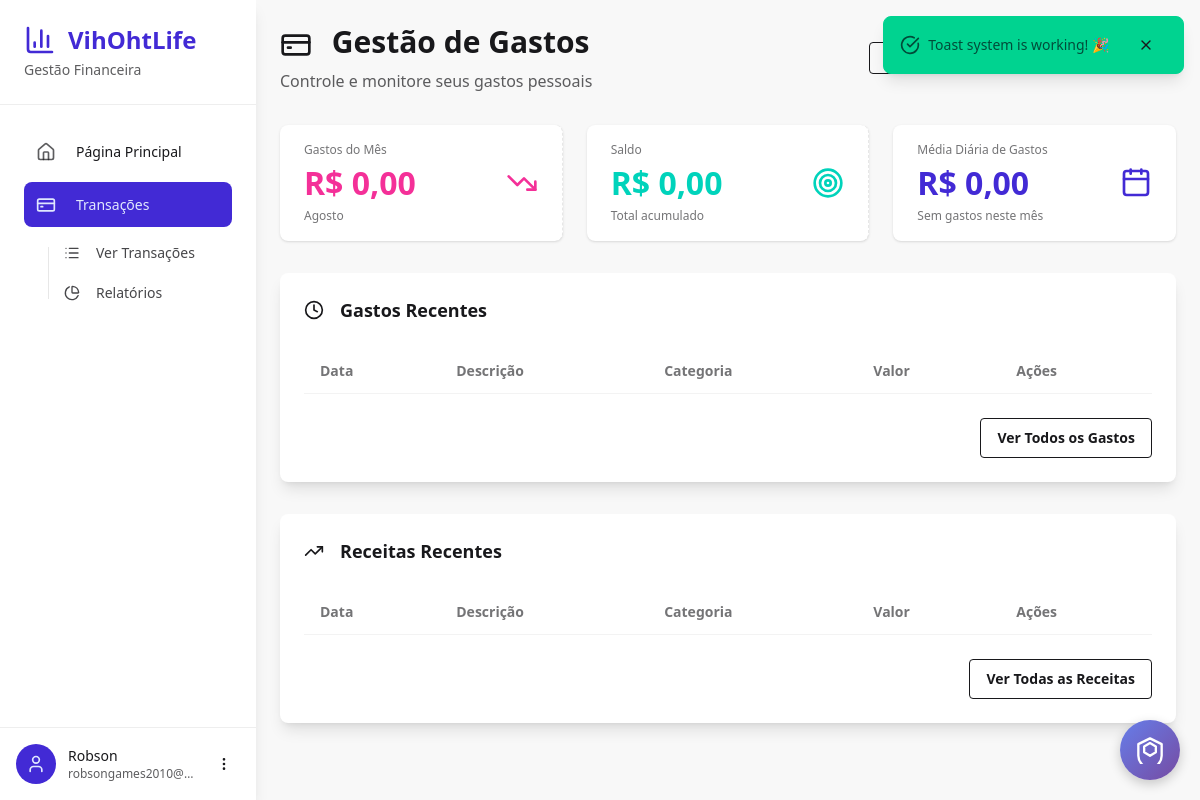
The app's page /finance/ (signed in), older data.
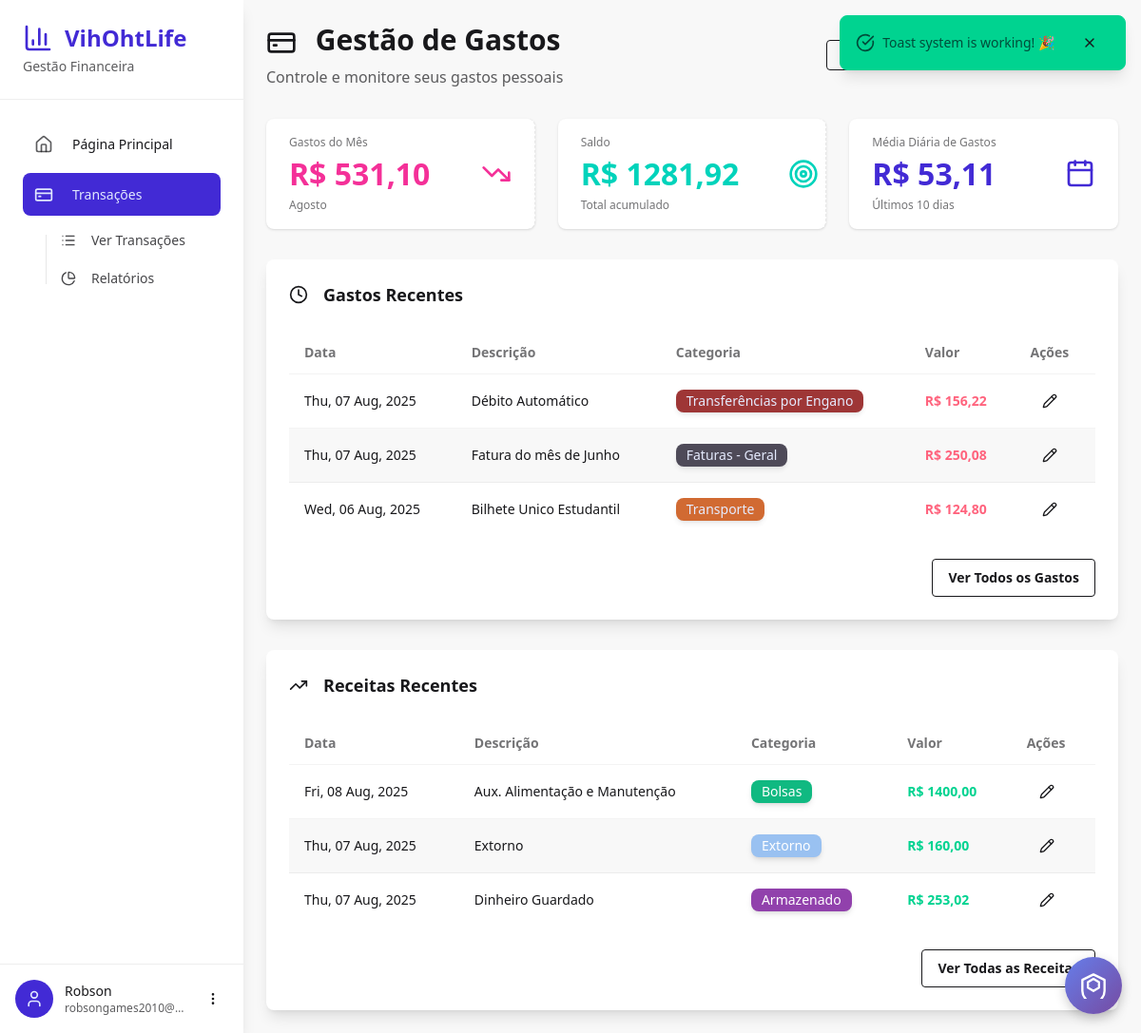
The same page, newer data.
### authentication/models.py (models this page shows)
class User(AbstractUser):
    email = models.EmailField(max_length=100, unique=True)
    USERNAME_FIELD = "email"
    REQUIRED_FIELDS = ["username"]

### finance_manager/models.py (models this page shows, shortened)
class Expenses(models.Model):
    user = models.ForeignKey(settings.AUTH_USER_MODEL, on_delete=models.CASCADE)
    category = models.ForeignKey(
        ExpenseCategory, on_delete=models.CASCADE, null=True, blank=True
    )
    created_at = models.DateTimeField(auto_now_add=True)
    spent_at = models.DateField()
    description = models.CharField(max_length=100)
    detailed_description = models.CharField(max_length=600)
    amount = models.IntegerField()

class ExpenseCategory(models.Model):
    user = models.ForeignKey(settings.AUTH_USER_MODEL, on_delete=models.CASCADE)
    name = models.CharField(max_length=100)
    description = models.CharField(max_length=300)
    color = ColorField(default="#FFFFFF")
    class Meta:
        verbose_name_plural = "Expense Categories"
        unique_together = ["user", "name"]  # Prevent duplicate category names per user

class Incomes(models.Model):
    user = models.ForeignKey(settings.AUTH_USER_MODEL, on_delete=models.CASCADE)
    category = models.ForeignKey(
        IncomeCategorys, on_delete=models.CASCADE, null=True, blank=True
    )
    created_at = models.DateTimeField(auto_now_add=True)
    received_at = models.DateField()
    description = models.CharField(max_length=100)
    detailed_description = models.CharField(max_length=600)
    amount = models.IntegerField()

class IncomeCategorys(models.Model):
    user = models.ForeignKey(settings.AUTH_USER_MODEL, on_delete=models.CASCADE)
    name = models.CharField(max_length=100)
    description = models.CharField(max_length=300)
    color = ColorField(default="#FFFFFF")
    class Meta:
        verbose_name_plural = "Income Categories"
        unique_together = ["user", "name"]  # Prevent duplicate category names per user

### finance_manager/views.py (the view)
# urls.py: path("", views.dashboard, name="dashboard"),
@login_required
def dashboard(request):
    expenses = Expenses.objects.filter(user=request.user).order_by("-spent_at")[:5]
    expenses_this_month = Expenses.objects.filter(
        user=request.user,
        spent_at__year=datetime.now().year,
        spent_at__month=datetime.now().month,
    )
    incomes = Incomes.objects.filter(user=request.user).order_by("-received_at")[:5]
    expense_categories = ExpenseCategory.objects.filter(user=request.user)
    income_categories = IncomeCategorys.objects.filter(user=request.user)
    total_expenses = sum([x.amount for x in Expenses.objects.filter(user=request.user)])
    total_incomes = sum([x.amount for x in Incomes.objects.filter(user=request.user)])
    range_of_days = "Sem gastos neste mês"
    total_expenses_this_month = 0
    daily_mean = 0
    if expenses_this_month:
        range_of_days = f"Últimos {datetime.now().day} dias"
        total_expenses_this_month = sum([x.amount for x in expenses_this_month])
        daily_mean = total_expenses_this_month // datetime.now().day
    total_amount = total_incomes - total_expenses
    return render(
        request,
        "finance_manager/dashboard.html",
        {
            "expenses": expenses,
            "incomes": incomes,
            "expense_categories": expense_categories,
            "income_categories": income_categories,
            "categories": expense_categories,  # For backward compatibility
            "total_expenses_this_month": f"{total_expenses_this_month // 100},{total_expenses_this_month % 100:02n}",
            "total_amount": f"{total_amount // 100},{total_amount % 100:02n}",
            "range_of_days": range_of_days,
            "daily_mean": f"{daily_mean // 100},{daily_mean % 100:02n}",
        },
    )

### templates/finance_manager/dashboard.html (shortened to what this page needs)
{% extends 'finance_manager/base.html' %}
{% load static %}
{% load mathfilters %}
{% block finance_head %}
<link rel="stylesheet" type="text/css" href="{% static 'css/finance_dashboard.css' %}">
{% endblock %}
{% block finance_content %}
<div class="max-w-7xl mx-auto">
  <div class="mb-8">
    <div class="flex justify-between items-center mb-4">
      <div>
        <h1 class="text-3xl font-bold text-base-content mb-2">
          <i data-lucide="credit-card" class="w-8 h-8 inline-block mr-3"></i>
          Gestão de Gastos
        </h1>
        <p class="text-base-content/70">Controle e monitore seus gastos pessoais</p>
      </div>
      <div class="flex gap-2">
        <button onclick="openImportModal()" class="btn btn-outline btn-sm">
        </button>
        <a href="{% url 'finance_manager:export_data' %}" class="btn btn-outline btn-sm">
        </a>
      </div>
    </div>
  </div>
  <div class="grid grid-cols-1 md:grid-cols-3 gap-6 mb-8">
    <div class="stat bg-base-100 rounded-lg shadow hover:shadow-lg transition-shadow cursor-pointer group" onclick="openExpenseModal()">
      <div class="stat-figure text-secondary">
        <i data-lucide="trending-down" class="w-8 h-8"></i>
      </div>
      <div class="stat-title">Gastos do Mês</div>
      <div class="stat-value text-secondary flex items-center gap-3">
        R$ {{total_expenses_this_month}}
      </div>
      <div class="stat-desc">Agosto</div>
    </div>
    <div class="stat bg-base-100 rounded-lg shadow hover:shadow-lg transition-shadow cursor-pointer group" onclick="openIncomeModal()">
      <div class="stat-figure text-accent">
        <i data-lucide="target" class="w-8 h-8"></i>
      </div>
      <div class="stat-title">Saldo</div>
      <div class="stat-value text-accent flex items-center gap-3">
        R$ {{total_amount}}
      </div>
      <div class="stat-desc">Total acumulado</div>
    </div>
    <div class="stat bg-base-100 rounded-lg shadow">
      <div class="stat-figure text-primary">
        <i data-lucide="calendar" class="w-8 h-8"></i>
      </div>
      <div class="stat-title">Média Diária de Gastos</div>
      <div class="stat-value text-primary">R$ {{ daily_mean }}</div>
      <div class="stat-desc">{{ range_of_days }}</div>
    </div>
  </div>
  <div class="mt-8">
    <div class="card bg-base-100 shadow-lg">
      <div class="card-body">
        <h2 class="card-title mb-4">
          <i data-lucide="clock" class="w-5 h-5 mr-2"></i>
          Gastos Recentes
        </h2>
        <div class="overflow-x-auto">
          <table class="table table-zebra">
            <thead>
              <tr>
                <th>Data</th>
                <th>Descrição</th>
                <th>Categoria</th>
                <th>Valor</th>
                <th>Ações</th>
              </tr>
            </thead>
            <tbody>
              {% for expense in expenses %}
              <tr>
                <td>{{ expense.spent_at | date:"D, d M, Y" }}</td>
                <td>{{ expense.description }}</td>
                <td><span class="badge badge-primary border-hidden shadow-md opacity-80" style="background-color:{{ expense.category.color }}; important!">{{ expense.category.name }}</span></td>
                {% with am=expense.amount %}
                <td class="text-error font-semibold">R$ {{ am|intdiv:100 }}{% if am|mod:100 == 0 %},00{%elif am|mod:100 < 10%},0{{am|mod:100}}{% else %},{{am|mod:100}}{% endif %}</td>
                {% endwith %}
                <td>
                  <button class="btn btn-ghost btn-sm" onclick="openEditExpenseModal({{ expense.id }}, '{{ expense.description|escapejs }}', '{{ expense.detailed_description|escapejs }}', '{{ expense.spent_at|date:'Y-m-d' }}', {{ expense.amount }}, {{ expense.category.id }})">
                    <i data-lucide="pencil" class="w-4 h-4"></i>
                  </button>
                </td>
              </tr>
              {% endfor %}
            </tbody>
          </table>
        </div>
        <div class="card-actions justify-end mt-4">
          <button class="btn btn-outline">Ver Todos os Gastos</button>
        </div>
      </div>
    </div>
  </div>
  <div class="mt-8">
    <div class="card bg-base-100 shadow-lg">
      <div class="card-body">
        <h2 class="card-title mb-4">
          <i data-lucide="trending-up" class="w-5 h-5 mr-2"></i>
          Receitas Recentes
        </h2>
        <div class="overflow-x-auto">
          <table class="table table-zebra">
            <thead>
              <tr>
                <th>Data</th>
                <th>Descrição</th>
                <th>Categoria</th>
                <th>Valor</th>
                <th>Ações</th>
              </tr>
            </thead>
            <tbody>
              {% for income in incomes %}
              <tr>
                <td>{{ income.received_at | date:"D, d M, Y" }}</td>
                <td>{{ income.description }}</td>
                <td>
                  {% if income.category %}
                    <span class="badge badge-secondary border-hidden shadow-md" style="background-color:{{ income.category.color }}; color: white;">{{ income.category.name }}</span>
                  {% else %}
                    <span class="badge badge-ghost">Sem categoria</span>
                  {% endif %}
                </td>
                {% with am=income.amount %}
                <td class="text-success font-semibold">R$ {{ am|intdiv:100 }}{% if am|mod:100 == 0 %},00{%elif am|mod:100 < 10%},0{{am|mod:100}}{% else %},{{am|mod:100}}{% endif %}</td>
                {% endwith %}
                <td>
                  <button class="btn btn-ghost btn-sm" onclick="openEditIncomeModal({{ income.id }}, '{{ income.description|escapejs }}', '{{ income.detailed_description|escapejs }}', '{{ income.received_at|date:'Y-m-d' }}', {{ income.amount }}, {% if income.category %}{{ income.category.id }}{% else %}null{% endif %})">
                    <i data-lucide="pencil" class="w-4 h-4"></i>
                  </button>
                </td>
              </tr>
              {% endfor %}
            </tbody>
          </table>
        </div>
        <div class="card-actions justify-end mt-4">
          <button class="btn btn-outline">Ver Todas as Receitas</button>
        </div>
      </div>
    </div>
  </div>
</div>
  </div>
</div>
{% endblock %}

### templates/finance_manager/base.html (shortened to what this page needs)
{% extends 'base.html' %}
{% block extra_head %}
{% block finance_head %}{% endblock %}
{% endblock %}
{% block content %}
<div class="flex min-h-screen">
  <aside class="w-64 bg-base-100 shadow-lg hidden lg:block">
    <div class="p-6 border-b border-base-300">
      <a href="{% url "landingpage" %}">
        <h1 class="text-2xl font-bold text-primary flex items-center">
          <i data-lucide="bar-chart-3" class="w-8 h-8 mr-3"></i>
          VihOhtLife
        </h1>
      </a>
      <p class="text-sm text-base-content/70 mt-1">Gestão Financeira</p>
    </div>
    <nav class="p-4">
      <ul id="s_items" class="menu menu-vertical w-full space-y-2">
        <li>
          <a href="{% url 'landingpage' %}" class="flex items-center p-3 rounded-lg hover:bg-base-200 transition-colors group">
            <i data-lucide="home" class="w-5 h-5 mr-3 text-base-content/70 group-hover:text-primary"></i>
            <span class="font-medium">Página Principal</span>
          </a>
        </li>
        <li>
          <a href="{% url 'finance_manager:dashboard' %}" class="flex items-center p-3 rounded-lg hover:bg-base-200 transition-colors group">
            <i data-lucide="credit-card" class="w-5 h-5 mr-3"></i>
            <span class="font-medium">Transações</span>
          </a>
          <ul class="ml-6 mt-2 space-y-1">
            <li>
              <a href="{% url 'finance_manager:transactions' %}" class="flex items-center p-2 text-sm rounded-lg hover:bg-base-200 transition-colors text-base-content/80">
                <i data-lucide="list" class="w-4 h-4 mr-2"></i>
                Ver Transações
              </a>
            </li>
            <li>
              <a href="{% url 'statistics' %}" class="flex items-center p-2 text-sm rounded-lg hover:bg-base-200 transition-colors text-base-content/80">
                <i data-lucide="pie-chart" class="w-4 h-4 mr-2"></i>
                Relatórios
              </a>
            </li>
          </ul>
        </li>
      </ul>
    </nav>
    <div class="absolute bottom-0 left-0 right-0 w-64 p-4 border-t border-base-300 bg-base-100">
      {% if user.is_authenticated %}
        <div class="flex items-center space-x-3">
          <div class="w-10 h-10 rounded-full bg-primary text-primary-content flex items-center justify-center">
            <i data-lucide="user" class="w-5 h-5"></i>
          </div>
          <div class="flex-1 min-w-0">
            <p class="text-sm font-medium text-base-content truncate">{{ user.username }}</p>
            <p class="text-xs text-base-content/70 truncate">{{ user.email }}</p>
          </div>
          <div class="dropdown dropdown-top dropdown-end">
            <div tabindex="0" role="button" class="btn btn-ghost btn-sm btn-circle">
              <i data-lucide="more-vertical" class="w-4 h-4"></i>
            </div>
          </div>
        </div>
      {% endif %}
    </div>
  </aside>
  <main class="flex-1 bg-base-200">
    <div class="p-6">
      {% block finance_content %}{% endblock %}
{% endblock %}

### templates/base.html (shortened to what this page needs)
<!DOCTYPE html>
<html lang="pt-br">
  <head>
    <link
      href="https://cdn.jsdelivr.net/npm/daisyui@5"
      rel="stylesheet"
      type="text/css"
    />
    <script src="https://cdn.jsdelivr.net/npm/@tailwindcss/browser@4"></script>
    {% load static %}
    <link
      href="{% static 'css/toast_message.css' %}"
      rel="stylesheet"
      type="text/css"
    />
    <link
      href="{% static 'css/gemini-chat.css' %}"
      rel="stylesheet"
      type="text/css"
    />
    {% block extra_head %}{% endblock %}
  </head>
  <body class="min-h-screen">
    {% block content %}{% endblock %}
  </body>
</html>

### templates/finance_manager/base.html (style rules this page uses)
aside { position: relative; min-height: 100vh; }
.menu li a { transition: all 0.2s ease-in-out; }

Row changes from the older to the newer data that the page shows:
added Expenses: spent_at "Thu, 07 Aug, 2025", description "Débito Automático", category.name "Transferências por Engano", amount "156", amount|mod "22"
added Expenses: spent_at "Thu, 07 Aug, 2025", description "Fatura do mês de Junho", category.name "Faturas - Geral", amount "250", amount|mod "8"
added Expenses: spent_at "Wed, 06 Aug, 2025", description "Bilhete Unico Estudantil", category.name "Transporte", amount "124", amount|mod "80"
added Incomes: received_at "Fri, 08 Aug, 2025", description "Aux. Alimentação e Manutenção", category.name "Bolsas", amount "1400", shows ",00"
added Incomes: received_at "Thu, 07 Aug, 2025", description "Extorno", category.name "Extorno", amount "160", shows ",00"
added Incomes: received_at "Thu, 07 Aug, 2025", description "Dinheiro Guardado", category.name "Armazenado", amount "253", amount|mod "2"
Text that changed along with them:
{{ total_expenses_this_month }}: "0,00" → "531,10"
{{ total_amount }}: "0,00" → "1281,92"
{{ daily_mean }}: "0,00" → "53,11"
{{ range_of_days }}: "Sem gastos neste mês" → "Últimos 10 dias"
